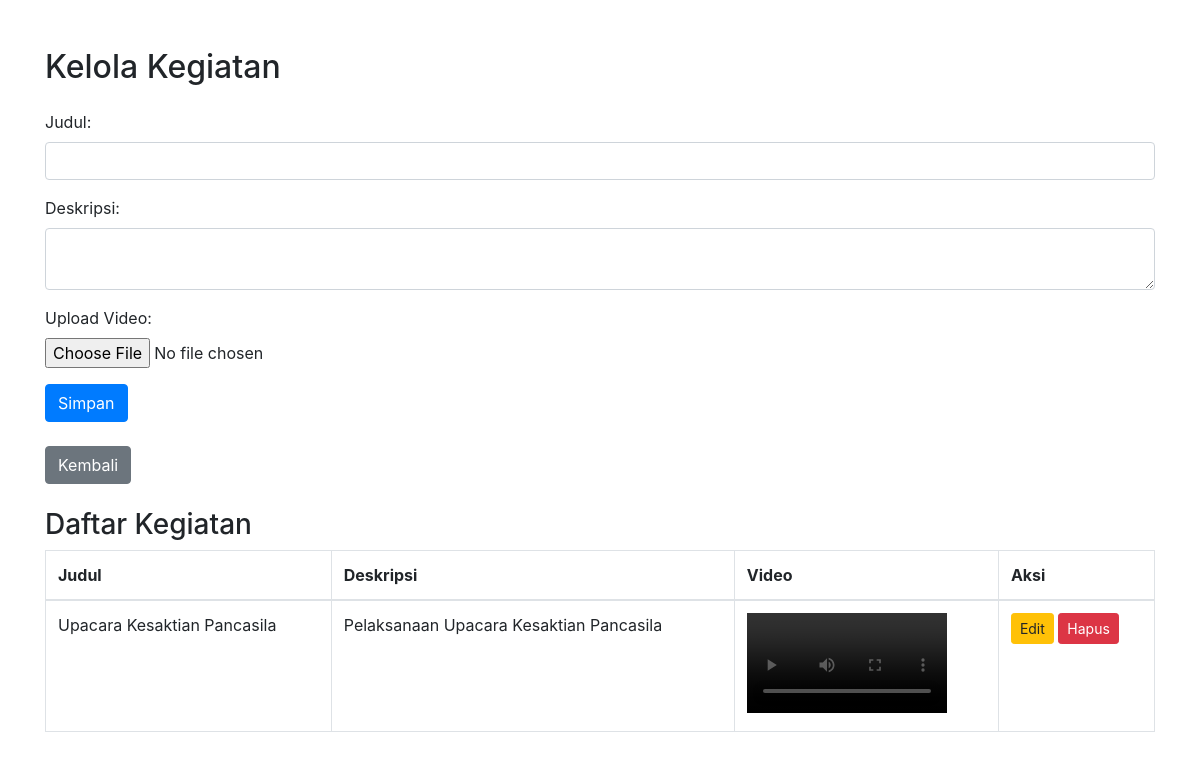
/konten_kegiatan.php, run on the app's committed database.
### tables this page shows
CREATE TABLE `kegiatan` (
  `id` int(11) NOT NULL,
  `judul` varchar(255) NOT NULL,
  `deskripsi` text NOT NULL,
  `video` varchar(255) NOT NULL
);

### konten_kegiatan.php (the view, shortened to what this page needs)
<?php
include 'koneksi.php';
$editData = ['id' => '', 'judul' => '', 'deskripsi' => '', 'video' => ''];
$result = mysqli_query($conn, "SELECT * FROM kegiatan");
?>
<!DOCTYPE html>
<html lang="en">
<head>
    <link rel="stylesheet" href="https://stackpath.bootstrapcdn.com/bootstrap/4.5.2/css/bootstrap.min.css">
</head>
<body>
<div class="container mt-5">
    <h2 class="mb-4">Kelola Kegiatan</h2>
    <form method="POST" enctype="multipart/form-data" class="mb-4">
        <div class="form-group">
            <label for="judul">Judul:</label>
            <input type="text" class="form-control" name="judul" id="judul" required value="<?php echo htmlspecialchars($editData['judul']); ?>">
        </div>
        <div class="form-group">
            <label for="deskripsi">Deskripsi:</label>
            <textarea class="form-control" name="deskripsi" id="deskripsi" required><?php echo htmlspecialchars($editData['deskripsi']); ?></textarea>
        </div>
        <div class="form-group">
            <label for="video">Upload Video:</label>
            <input type="file" class="form-control-file" name="video" id="video" <?php echo $editData['video'] ? '' : 'required'; ?>>
        </div>
        <button type="submit" class="btn btn-primary">Simpan</button>
    </form>
    <a href="admin_tentang.php" class="btn btn-secondary mb-4">Kembali</a>
    <h3>Daftar Kegiatan</h3>
    <table class="table table-bordered">
        <thead>
            <tr>
                <th>Judul</th>
                <th>Deskripsi</th>
                <th>Video</th>
                <th>Aksi</th>
            </tr>
        </thead>
        <tbody>
            <?php while ($row = mysqli_fetch_assoc($result)) : ?>
            <tr>
                <td><?php echo $row['judul']; ?></td>
                <td><?php echo $row['deskripsi']; ?></td>
                <td><video src="uploads/<?php echo $row['video']; ?>" width="200" controls></video></td>
                <td>
                    <a href="konten_kegiatan.php?edit=<?php echo $row['id']; ?>" class="btn btn-warning btn-sm">Edit</a>
                    <a href="konten_kegiatan.php?delete=<?php echo $row['id']; ?>" class="btn btn-danger btn-sm" onclick="return confirm('Yakin ingin menghapus?')">Hapus</a>
                </td>
            </tr>
            <?php endwhile; ?>
        </tbody>
    </table>
</div>
</body>
</html>

### data on the page
kegiatan: judul "Upacara Kesaktian Pancasila", deskripsi "Pelaksanaan Upacara Kesaktian Pancasila"
